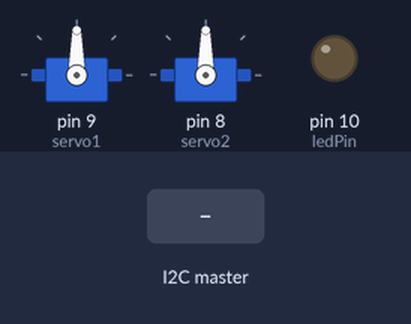
Simulated run of this sketch. Board: Arduino Uno, built with avr-gcc and run on an emulated ATmega328P. Shown: 2 × servo, output pins drawn as LEDs (lit = HIGH). The inputs (shaded band) are chosen by the test bench.

Above: at 1.2 s.
1.3 s: the I2C master sends the byte 1
At 2.5 s:
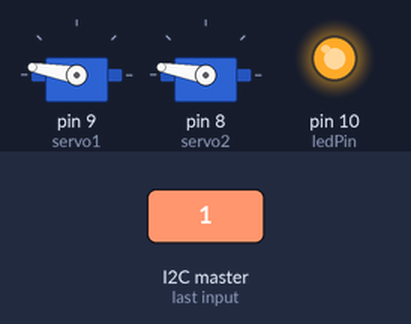
2.9 s: the I2C master sends the byte 0
At 3.7 s:
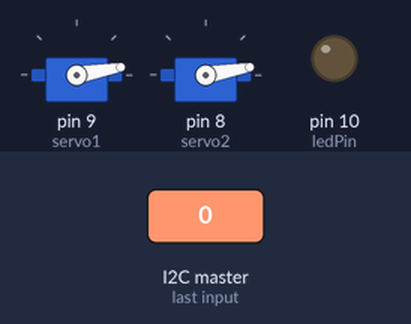
4.5 s: the I2C master sends the byte 2
At 4.9 s:
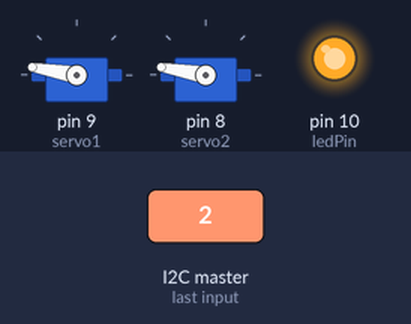
Timing chart, 0 to 7.5 s (numbered marks = the images above; inputs shaded):
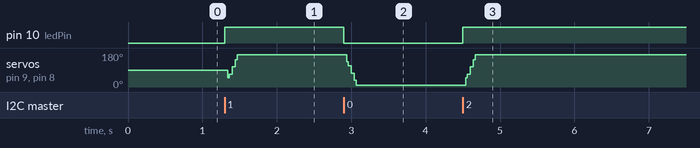

Measured:
- after the input at 1.3 s, pin 10 (ledPin): LOW → HIGH at once; servo on pin 9 (servo1), servo on pin 8 (servo2): 90° → 170° at once
- after the input at 2.9 s, pin 10 (ledPin): HIGH → LOW at once; servo on pin 9 (servo1), servo on pin 8 (servo2): 170° → 10° at once
- after the input at 4.5 s, pin 10 (ledPin): LOW → HIGH at once; servo on pin 9 (servo1), servo on pin 8 (servo2): 10° → 170° at once

The sketch:

Servo_Slave.ino
```cpp
//each of these represents one moving section of the installation

#include <Servo.h>
#include <Wire.h>

Servo servo1, servo2, servo3, servo4; //servo objects

int deviceNo = 7; // CHANGE THIS PER DEVICE (count down from 8)
int pos1 = 10; //track servo position globally.
int pos2 = 170;
bool isExpanding = false;
boolean isCollapsing = false;
boolean fullyExpanded = false;
boolean fullyCollapsed = false;

//int masterPinIn = 4; //input to master
//int masterPinOut = 5; //output from master
int sensorState = 0;
int ledPin = 10;
void setup() {
  // put your setup code here, to run once:
  Serial.begin(9600);
  Wire.begin(deviceNo); // receive device # message
  Wire.onReceive(receiveEvent);
  servo1.attach(9);
  servo2.attach(8);
//  servo3.attach(7);
//  servo4.attach(6);
  pinMode(ledPin, OUTPUT);
}

void loop() {
  // put your main code here, to run repeatedly:
  /*sensorState = analogRead(masterPinOut);
  Serial.println(sensorState);
  if (sensorState == 255) {
    digitalWrite(ledPin, HIGH);
  } else {
    digitalWrite(ledPin, LOW);
  }*/
}

void receiveEvent(int howMany) {
  int x = Wire.read();
  if (x > 0) {
    digitalWrite(ledPin, HIGH);
    expand();
  } else {
    digitalWrite(ledPin, LOW);
    collapse();
  }
}

//expand function
void expand() {
//check if can expand
  if (!isExpanding && !isCollapsing && !fullyExpanded) {
    for(pos1 = 10; pos1 <= 170; pos1 += 1) {
      isExpanding = true;
      fullyCollapsed = false;
      //pos2 = 180 - pos1;
      servo1.write(pos1);
      servo2.write(pos1);
//      servo3.write(pos1);
//      servo4.write(pos2);
      delay(80);
    }

    if (pos1 >= 170) {
      fullyExpanded = true;
      isExpanding = false;
    }
  }
}

//retract function
void collapse() {
//check if can retract
  if (!isExpanding && !isCollapsing && !fullyCollapsed) {
    for(pos1 = 170; pos1>=10; pos1-=1) {
      fullyExpanded = false;
      isCollapsing = true;
      //pos2 = 180 - pos1;
      servo1.write(pos1);
      servo2.write(pos1);
//      servo3.write(pos1);
//      servo4.write(pos2);
      delay(80);
    }

    if (pos1 <= 10) {
      fullyCollapsed = true;
      isCollapsing = false;
    }
  }
}
```
